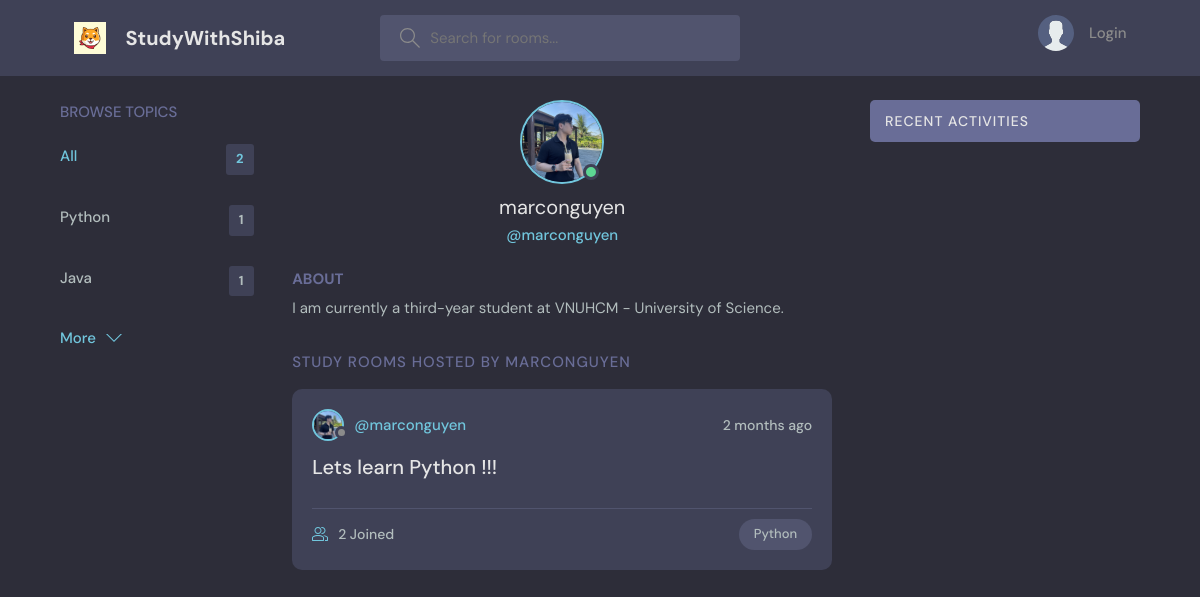
Page /profile/1/ on the committed database.
### base/models.py (models this page shows, shortened)
class Topic(models.Model):
    name = models.CharField(max_length= 200)

class User(AbstractUser):
    name = models.CharField(max_length = 200, null = True)
    email = models.EmailField(unique = True, null = True)
    bio = models.TextField(null = True)
    avatar = models.ImageField(null = True, default = "avatar.svg")
    USERNAME_FIELD = 'email'
    REQUIRED_FIELDS = []

class Room(models.Model): # Từ Room viết hoa chữ R như trong class code trong python
    host = models.ForeignKey(User, on_delete= models.SET_NULL, null= True)
    topic = models.ForeignKey(Topic, on_delete= models.SET_NULL, null= True)
    name = models.CharField(max_length= 200)
    description = models.TextField(null= True, blank= True)
    participants = models.ManyToManyField(User, related_name= 'participants', blank= True) # đang ở trong trang web, sử dụng mối quan hệ many to many
    updated = models.DateTimeField(auto_now= True) # auto now -> takes a snapshot on every time we save item(s)
    created = models.DateTimeField(auto_now_add= True) # created -> takes a stamp when we first create item
    class Meta:
        ordering = ['-updated', '-created'] # bỏ thêm dấu - để lên đầu, ko thì ở chót

### base/views.py (the view)
# urls.py: path('profile/<str:pk>/', views.userProfile, name= 'user-profile'),
def userProfile(request, pk):
    user = User.objects.get(id= pk)
    rooms = user.room_set.all()
    room_message = user.message_set.all()
    topics = Topic.objects.all()
    context = {'user': user, 'rooms': rooms, 'room_message': room_message, 'topics': topics}
    return render(request, 'base/profile.html', context)

### base/templates/base/profile.html (shortened to what this page needs)
{% extends 'main.html' %}
{% block content %}
<main class="profile-page layout layout--3">
<div class="container">
<div>
    {% include 'base/topics_component.html' %}
</div>
    <div class="roomList">
    <div class="profile">
        <div class="profile__avatar">
            <div class="avatar avatar--large active">
                <img src="{{user.avatar.url}}" />
            </div>
        </div>
        <div class="profile__info">
            <h3>{{user.username}}</h3>
            <p>@{{user.username}}</p>
        </div>
        <div class="profile__about">
            <h3>About</h3>
            <p>
                {{user.bio}}
            </p>
        </div>
    </div>
    <div class="roomList__header">
        <div>
            <h2>Study Rooms Hosted by {{user.username}}
            </h2>
        </div>
    </div>
    <div>
        {% include 'base/feed_component.html' %}
    </div>
    </div>
    <div>
    {% include 'base/activity_component.html' %}
    </div>
</main>
{% endblock content %}

### base/templates/base/topics_component.html (shortened to what this page needs)
<div class="topics">
    <div class="topics__header">
        <h2>Browse Topics</h2>
    </div>
    <ul class="topics__list">
        <li>
            <a href="{% url 'home' %}" class="active">All <span>{{topics.count}}</span></a>
        </li>
        {% for topic in topics %}
        <li>
            <a href="{% url 'home' %}?q={{topic.name}}">{{topic.name}}<span>{{topic.room_set.all.count}}</span></a>
        </li>
        {% endfor %}
    </ul>
    <a class="btn btn--link" href="{% url 'topics' %}">
      More
      <svg version="1.1" xmlns="http://www.w3.org/2000/svg" width="32" height="32" viewBox="0 0 32 32">
        <title>chevron-down</title>
        <path d="M16 21l-13-13h-3l16 16 16-16h-3l-13 13z"></path>
      </svg>
    </a>
</div>

### base/templates/base/feed_component.html (shortened to what this page needs)
{% for room in rooms %}
    <div class="roomListRoom">
        <div class="roomListRoom__header">
            <a href="{% url 'user-profile' room.host.id %}" class="roomListRoom__author">
                <div class="avatar avatar--small">
                    <img src="{{room.host.avatar.url}}" />
                </div>
                <span>@{{room.host.username}}</span>
            </a>
            <div class="roomListRoom__actions">
                <span>{{room.created|timesince}} ago</span>
            </div>
        </div>
        <div class="roomListRoom__content">
            <a href="{% url 'room' room.id %}">{{room.name}}</a>
        </div>
        <div class="roomListRoom__meta">
            <a href="{% url 'room' room.id %}" class="roomListRoom__joined">
                {{room.participants.all.count}} Joined
            </a>
            <p class="roomListRoom__topic">{{room.topic.name}}</p>
        </div>
    </div>
{% endfor %}

### rows in the picture
Topic: name "Python", room_set.all.count "1"
Topic: name "Java", room_set.all.count "1"
User: avatar (picture), username "marconguyen", bio "I am currently a third-year student at VNUHCM - University of Science.", username "MARCONGUYEN"
Room: host.avatar (picture), host.username "marconguyen", created "2 months", name "Lets learn Python !!!", participants.all.count "2", topic.name "Python"

### other values in the picture
{{ topics.count }} "2"
